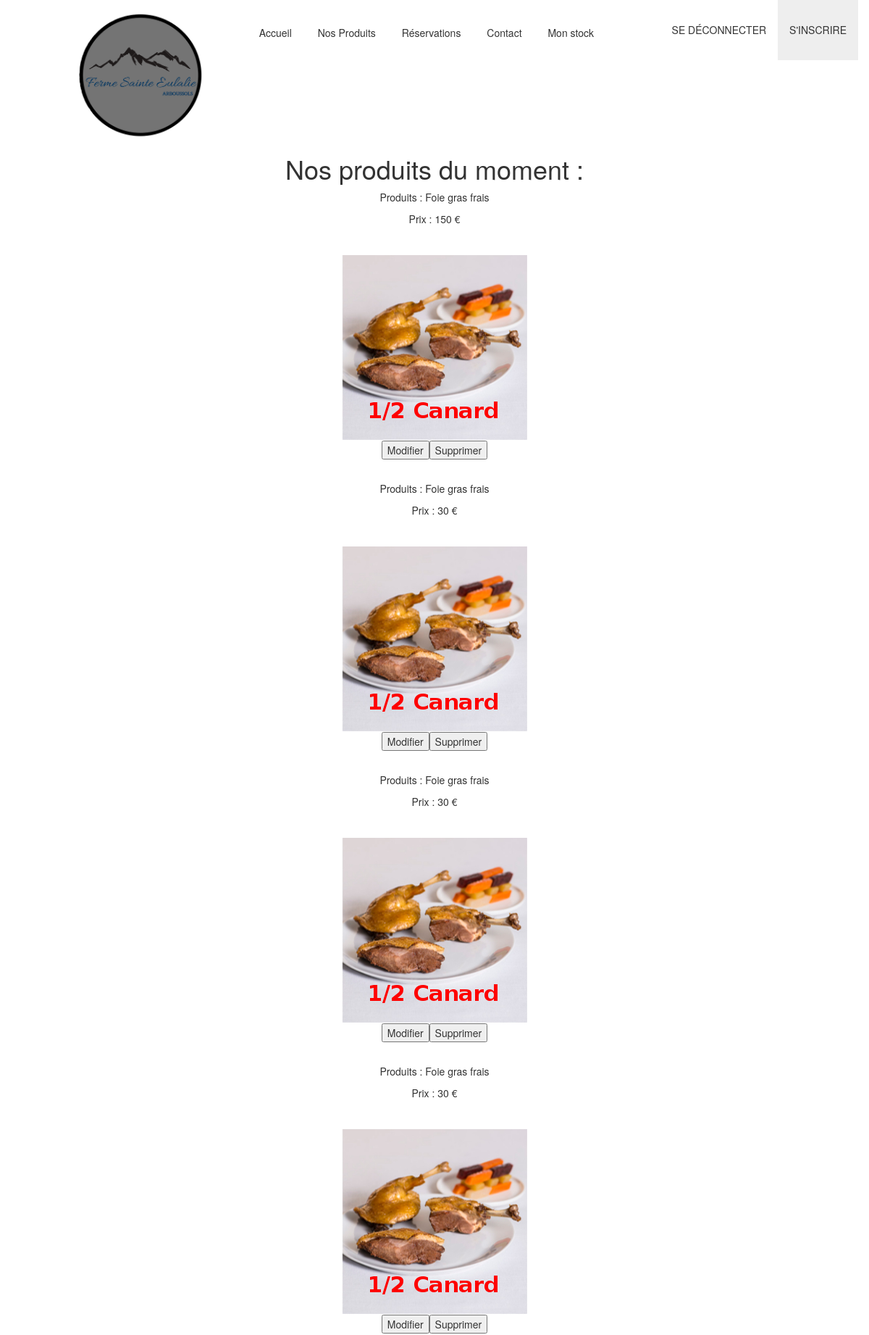
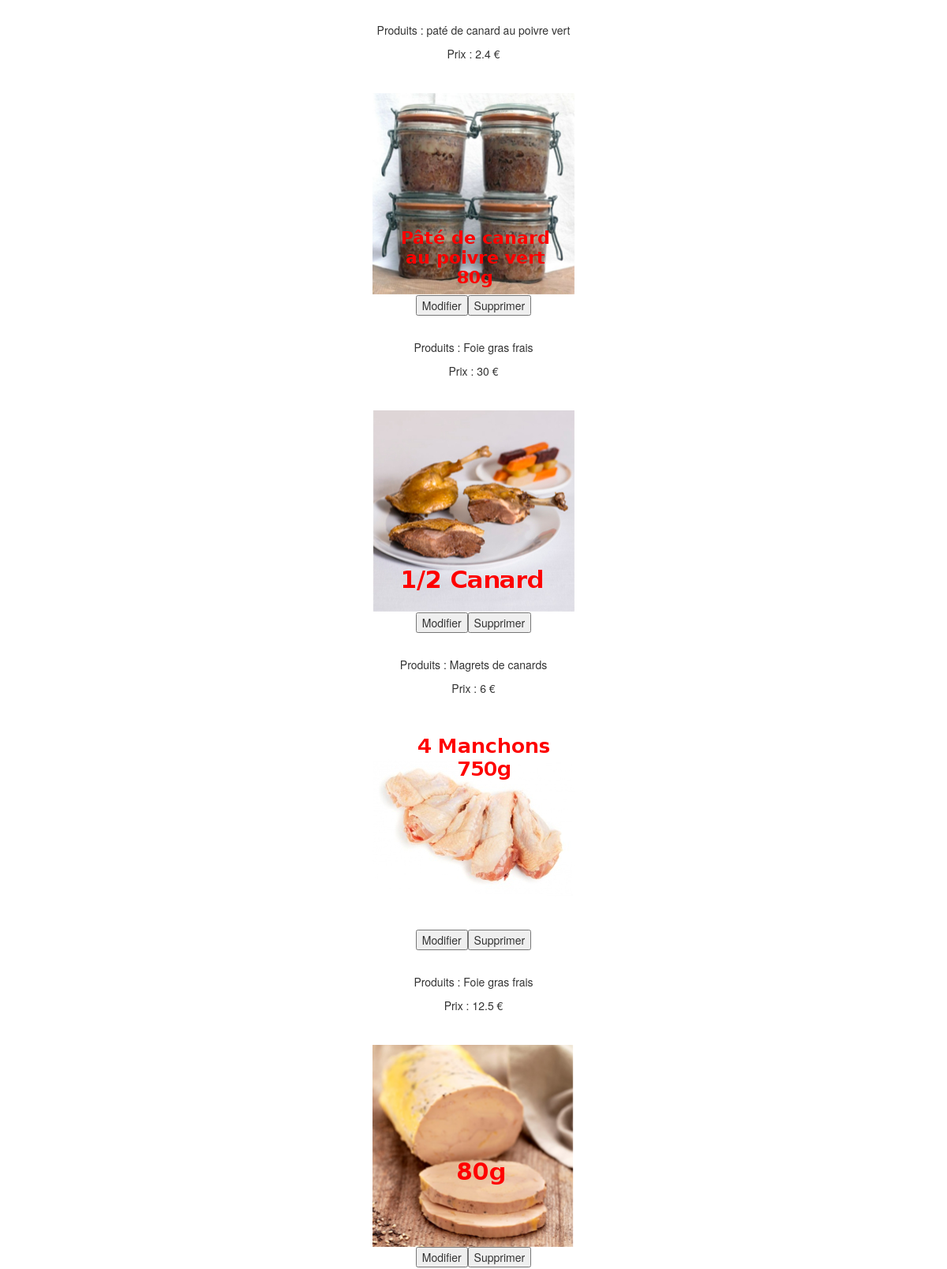
Page /resultatProduits.php (upper part) on the committed database (2 pictures, top to bottom).
### tables this page shows
CREATE TABLE IF NOT EXISTS `produits` (
`id` int(11) NOT NULL,
  `nom` varchar(255) NOT NULL,
  `prix` float NOT NULL,
  `image` varchar(225) NOT NULL
);

### resultatProduits.php (the view, shortened to what this page needs)
<!DOCTYPE html>
<html>
  <head>
    <link rel="stylesheet" type="text/css" href="./assets/css/style.css">
  </head>
  <body>
    <?php
    require_once("./config/connectionBdd.php");
    require_once("header.php");
    $reponse = $bdd->query('SELECT * FROM produits ORDER BY produits.id DESC ');
     ?>
     <div class="texte">
     <h1>Nos produits du moment :</h1>
    	</div>
    <?php
while($produits = $reponse->fetch())
{
    echo "<p id='produits'>Produits : " . $produits['nom'] . " </p>";
    echo "<p id='produits'>Prix : " . $produits['prix'] . " € </p>";
    echo "<p id='produits'><Image : " . $produits['image'] . " </p>";
    echo "<p id='produits'><img src='./assets/img/" . $produits['image'] . "' </p><br />";
    echo "<a href='updateProduits.php?id=" . $produits['id'] . "'><input type='submit' value='Modifier' class='button' name='id'></a>";
    echo "<a href='supprimerProduits.php?id=" . $produits['id'] . "'><input type='submit' value='Supprimer' class='button' name='id'></a><br /><br />";
}
    ?>
  </body>
</html>

### header.php (shortened to what this page needs)
<link rel='stylesheet' id='Bootstrap-css'  href='https://maxcdn.bootstrapcdn.com/bootstrap/3.3.7/css/bootstrap.min.css?ver=4.8.1'type='text/css' media='all' />
<link rel="stylesheet" href="https://cdnjs.cloudflare.com/ajax/libs/font-awesome/4.7.0/css/font-awesome.min.css">
<link type="text/css" rel="stylesheet" href="./assets/css/main.css" />
 			<div id="hamburger">
 				<div id="hamburger-content">
          <img id="imageHaut" src="assets/img/FSE.png" alt="Ferme Sainte Eulalie Arboussols Pyrénées Orientales">
 					<nav>
 						<ul>
              <li><a href="http://localhost/projetPro/index.php">Accueil</a></li>
                <li><a href="http://localhost/projetPro/produits.php">Nos Produits</a></li>
                <li><a href="http://localhost/projetPro/reservation.php">Réservations</a></li>
                <li><a href="http://localhost/projetPro/contact.php">Contact</a></li>
                <li><a href="http://localhost/projetPro/stock.php">Mon stock</a></li>
 						</ul>
 					</nav>
 					<a href="register.php" class="button button-sign-up">S'inscrire</a>
 					<a href="login.php" class="button button-sign-in">Se déconnecter</a>
 				</div>
 			</div>

### assets/css/style.css (style rules this page uses)
body { padding: 15px; text-align: center ; }
#imageHaut { width: 15%; }
nav { display: flex; justify-content: space-around; }

### assets/css/main.css (style rules this page uses)
* { box-sizing: border-box; outline: none; }
#logo, nav, li { display: inline-block; }
nav { display: inline-block; line-height: 60px; vertical-align: top; }
ul { margin-bottom: 50px; }
li { margin-left: 32px; }
li a, .button { text-decoration: none; color: #333; }
.button-sign-up, .button-sign-in { text-transform: uppercase; float: right; margin-top: -16px; line-height: 84px; height: 84px; text-decoration: none; padding: 0 16px; }
.button-sign-up { background-color: #EEE; }
#hamburger, #hamburger-content { display: inline; }

### rows in the picture
produits: nom "Foie gras frais", prix "150", image (picture)
produits: nom "Foie gras frais", prix "30", image (picture)
produits: nom "Foie gras frais", prix "30", image (picture)
produits: nom "Foie gras frais", prix "30", image (picture)
produits: nom "paté de canard au poivre vert", prix "2.4", image (picture)
produits: nom "Foie gras frais", prix "30", image (picture)
produits: nom "Magrets de canards", prix "6", image (picture)
produits: nom "Foie gras frais", prix "12.5", image (picture)
